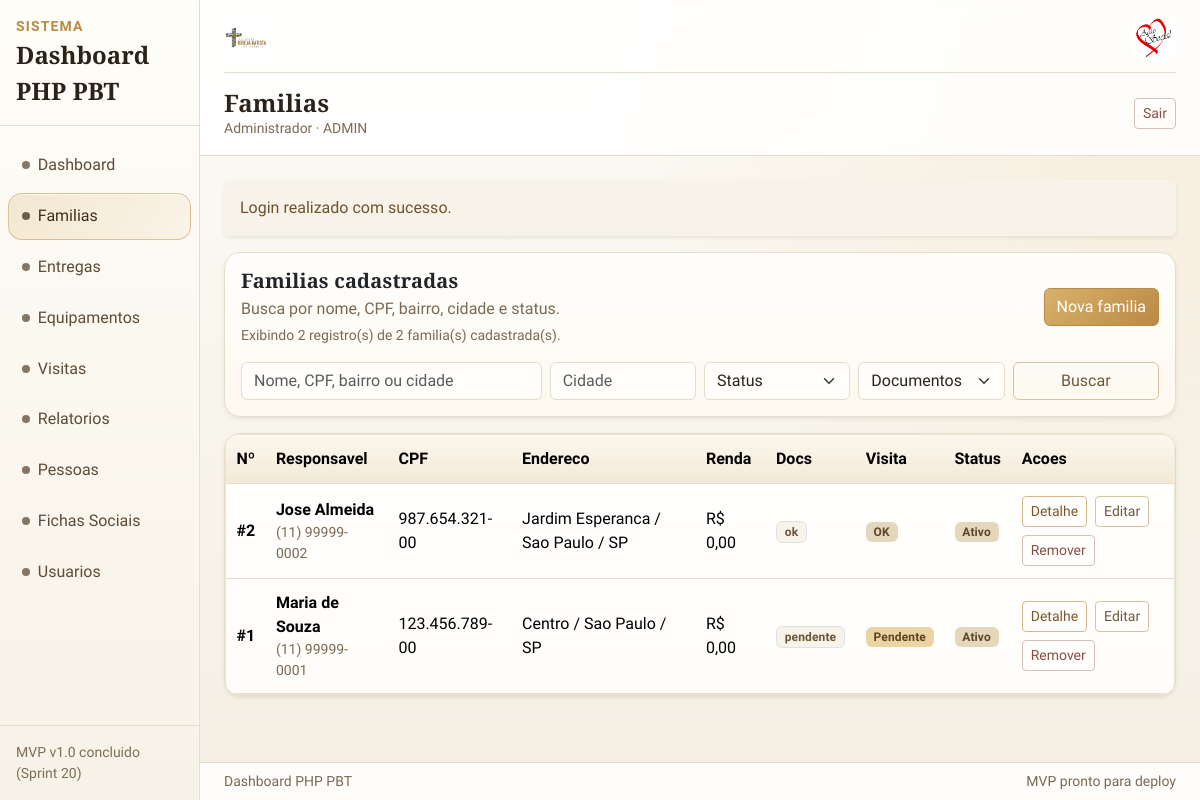
The app's page /families (signed in) with its own data.
### tables this page shows
CREATE TABLE IF NOT EXISTS families (
  id INT AUTO_INCREMENT PRIMARY KEY,
  responsible_name VARCHAR(160) NOT NULL,
  cpf_responsible VARCHAR(14) NULL UNIQUE,
  rg_responsible VARCHAR(20) NULL,
  birth_date DATE NULL,
  phone VARCHAR(20) NULL,
  marital_status VARCHAR(30) NULL,
  education_level VARCHAR(40) NULL,
  professional_status VARCHAR(40) NULL,
  profession_detail VARCHAR(120) NULL,
  cep VARCHAR(10) NULL,
  address VARCHAR(200) NULL,
  address_number VARCHAR(20) NULL,
  address_complement VARCHAR(120) NULL,
  neighborhood VARCHAR(80) NULL,
  city VARCHAR(80) NULL,
  state CHAR(2) NULL,
  location_reference VARCHAR(200) NULL,
  housing_type VARCHAR(60) NULL,
  adults_count INT NOT NULL DEFAULT 0,
  workers_count INT NOT NULL DEFAULT 0,
  family_income_total DECIMAL(10,2) NOT NULL DEFAULT 0,
  children_count INT NOT NULL DEFAULT 0,
  documentation_status VARCHAR(30) NOT NULL DEFAULT 'ok',
  documentation_notes TEXT NULL,
  needs_visit TINYINT(1) NOT NULL DEFAULT 0,
  general_notes TEXT NULL,
  is_active TINYINT(1) NOT NULL DEFAULT 1,
  created_at DATETIME NOT NULL DEFAULT CURRENT_TIMESTAMP,
  updated_at DATETIME NULL DEFAULT NULL ON UPDATE CURRENT_TIMESTAMP,
  INDEX idx_families_responsible_name (responsible_name),
  INDEX idx_families_city_neighborhood (city, neighborhood),
  INDEX idx_families_documentation_status (documentation_status),
  INDEX idx_families_needs_visit (needs_visit),
  INDEX idx_families_is_active (is_active),
  INDEX idx_families_updated_at (updated_at)
);

### app/Core/View.php (called while the page is built, shortened)
<?php
final class View
{
    public static function render(string $view, array $data = []): void
    {
        if (array_key_exists('_layout', $data)) {
            unset($data['_layout']);
        }
        $viewPath = self::resolvePath($view);
        extract($data, EXTR_SKIP);
        require $viewPath;
    }
    private static function resolvePath(string $view): string
    {
        return dirname(__DIR__) . DIRECTORY_SEPARATOR . 'Views' . DIRECTORY_SEPARATOR
            . str_replace('.', DIRECTORY_SEPARATOR, $view) . '.php';
    }
}

### app/Controllers/FamilyController.php (called while the page is built, shortened)
<?php
final class FamilyController
{
    public function index(): void
    {
        $filters = [
            'q' => trim((string) ($_GET['q'] ?? '')),
            'city' => trim((string) ($_GET['city'] ?? '')),
            'status' => trim((string) ($_GET['status'] ?? '')),
            'documentation_status' => trim((string) ($_GET['documentation_status'] ?? '')),
        ];
        try {
            $families = $this->familyModel()->search($filters);
            $filteredTotal = $this->familyModel()->count($filters);
            $overallTotal = $this->familyModel()->count();
        } catch (Throwable $exception) {
            $families = [];
            $filteredTotal = 0;
            $overallTotal = 0;
        }
        View::render('families.index', [
            '_layout' => 'layouts.app',
            'appName' => (string) ($this->container->get('config')['app']['name'] ?? 'Dashboard PHP PBT'),
            'pageTitle' => 'Familias',
            'activeMenu' => 'familias',
            'authUser' => Session::get('auth_user', []),
            'families' => $families,
            'filters' => $filters,
            'filteredTotal' => $filteredTotal,
            'overallTotal' => $overallTotal,
            'success' => Session::consumeFlash('success'),
            'error' => Session::consumeFlash('error'),
        ]);
    }
    private function familyModel(): FamilyModel
    {
        $pdo = $this->container->get('db');
        return new FamilyModel($pdo);
    }
}

### config/routes.php (called while the page is built, shortened)
<?php
return static function (Router $router, Container $container): void {
    $authOnly = static function (callable $action): void {
        (new AuthMiddleware())->handle($action);
    };
    $familyView = static function (callable $action): void {
        (new AuthMiddleware())->handle(static function () use ($action): void {
            (new PermissionMiddleware())->handle('families.view', $action);
        });
    };
    $router->get('/', static function () use ($container): void {
        if (\App\Core\Session::has('auth_user')) {
            \App\Core\Response::redirect('/dashboard');
        }
        \App\Core\Response::redirect('/login');
    });
    $router->get('/health', static function (): void {
        header('Content-Type: application/json; charset=utf-8');
        echo json_encode([
            'status' => 'ok',
            'app' => 'dashboard_php_pbt',
            'time' => date('c'),
        ], JSON_UNESCAPED_UNICODE | JSON_UNESCAPED_SLASHES);
    });
    $router->get('/api/cep', static function () use ($container, $authOnly): void {
        $authOnly(static function () use ($container): void {
            (new CepController($container))->lookup();
        });
    });
    $router->get('/login', static function () use ($container): void {
        (new AuthController($container))->showLogin();
    });
    $router->post('/login', static function () use ($container): void {
        (new AuthController($container))->login();
    });
    $router->get('/forgot-password', static function () use ($container): void {
        (new AuthController($container))->showForgotPassword();
    });
    $router->post('/forgot-password', static function () use ($container): void {
        (new AuthController($container))->requestPasswordReset();
    });
    $router->get('/reset-password', static function () use ($container): void {
        (new AuthController($container))->showResetPassword();
    });
    $router->post('/reset-password', static function () use ($container): void {
        (new AuthController($container))->resetPassword();
    });
    $router->post('/logout', static function () use ($container): void {
        (new AuthController($container))->logout();
    });
    $router->get('/logout', static function () use ($container): void {
        (new AuthController($container))->logout();
    });
    $router->get('/dashboard', static function () use ($container, $authOnly): void {
        $authOnly(static function () use ($container): void {
            (new DashboardController($container))->index();
        });
    });
    $router->get('/families', static function () use ($container, $familyView): void {
        $familyView(static function () use ($container): void {
            (new FamilyController($container))->index();
        });
    });
};

### app/Middlewares/PermissionMiddleware.php (called while the page is built, shortened)
<?php
final class PermissionMiddleware
{
    public function handle(string $permission, callable $next): void
    {
        $next();
    }
}

### app/Middlewares/AuthMiddleware.php (called while the page is built, shortened)
<?php
final class AuthMiddleware
{
    public function handle(callable $next): void
    {
        $next();
    }
}

### app/Core/Router.php (called while the page is built, shortened)
<?php
final class Router
{
    private array $routes = [
        'GET' => [],
        'POST' => [],
    ];
    public function dispatch(string $method, string $uri): void
    {
        $path = $this->normalizePath(parse_url($uri, PHP_URL_PATH) ?: '/');
        $method = strtoupper($method);
        $handler = $this->routes[$method][$path] ?? null;
        $handler();
    }
    private function map(string $method, string $path, callable $handler): void
    {
        $this->routes[$method][$this->normalizePath($path)] = $handler;
    }
    private function normalizePath(string $path): string
    {
        $normalized = '/' . trim($path, '/');
        return $normalized === '//' ? '/' : $normalized;
    }
}

### public/index.php (called while the page is built, shortened)
<?php
$basePath = dirname(__DIR__);
$container = new Container();
$container->set('config', [
    'app' => require $basePath . '/config/app.php',
    'database' => require $basePath . '/config/database.php',
]);
$container->set('db', static function (Container $container) {
    $config = $container->get('config');
    return Database::connect($config['database']);
});
$router = new Router();
$routes = require $basePath . '/config/routes.php';
$router->dispatch($_SERVER['REQUEST_METHOD'] ?? 'GET', $_SERVER['REQUEST_URI'] ?? '/');

### app/Models/FamilyModel.php (called while the page is built, shortened)
<?php
final class FamilyModel
{
    public function search(array $filters): array
    {
        $sql = 'SELECT
                    id, responsible_name, cpf_responsible, phone,
                    neighborhood, city, state, family_income_total,
                    children_count, documentation_status, needs_visit, is_active, updated_at
                FROM families
                WHERE 1=1';
        $params = [];
        $sql .= $this->buildFilterSql($filters, $params);
        $sql .= ' ORDER BY responsible_name ASC, id DESC LIMIT 200';
        $stmt = $this->pdo->prepare($sql);
        $stmt->execute($params);
        $rows = $stmt->fetchAll();
        return is_array($rows) ? $rows : [];
    }
    public function count(array $filters = []): int
    {
        $sql = 'SELECT COUNT(*) AS total FROM families WHERE 1=1';
        $params = [];
        $sql .= $this->buildFilterSql($filters, $params);
        $stmt = $this->pdo->prepare($sql);
        $stmt->execute($params);
        $row = $stmt->fetch();
        return (int) ($row['total'] ?? 0);
    }
    private function buildFilterSql(array $filters, array &$params): string
    {
        $sql = '';
        $q = trim((string) ($filters['q'] ?? ''));
        $city = trim((string) ($filters['city'] ?? ''));
        $status = trim((string) ($filters['status'] ?? ''));
        $docStatus = trim((string) ($filters['documentation_status'] ?? ''));
        return $sql;
    }
}

### app/Views/families/index.php (the view, shortened to what this page needs)
<?php
$filters = is_array($filters ?? null) ? $filters : [];
$filteredTotal = (int) ($filteredTotal ?? 0);
$overallTotal = (int) ($overallTotal ?? 0);
?>
<?php if (!empty($success)) : ?>
    <div class="alert alert-success shadow-sm border-0"><?= htmlspecialchars((string) $success, ENT_QUOTES, 'UTF-8') ?></div>
<?php endif; ?>
<div class="card border-0 shadow-sm mb-3">
    <div class="card-body">
        <div class="d-flex flex-column flex-md-row justify-content-between align-items-md-center gap-2 mb-3">
            <div>
                <h2 class="h5 mb-1">Familias cadastradas</h2>
                <p class="text-secondary mb-0">Busca por nome, CPF, bairro, cidade e status.</p>
                <div class="small text-secondary mt-1">
                    Exibindo <?= $filteredTotal ?> registro(s) de <?= $overallTotal ?> familia(s) cadastrada(s).
                </div>
            </div>
            <a class="btn btn-teal text-white" href="/families/create">Nova familia</a>
        </div>
        <form method="get" action="/families" class="row g-2">
            <div class="col-12 col-lg-4">
                <input type="text" name="q" class="form-control" placeholder="Nome, CPF, bairro ou cidade" value="<?= htmlspecialchars((string) ($filters['q'] ?? ''), ENT_QUOTES, 'UTF-8') ?>">
            </div>
            <div class="col-6 col-lg-2">
                <input type="text" name="city" class="form-control" placeholder="Cidade" value="<?= htmlspecialchars((string) ($filters['city'] ?? ''), ENT_QUOTES, 'UTF-8') ?>">
            </div>
            <div class="col-6 col-lg-2">
                <select name="status" class="form-select">
                    <option value="">Status</option>
                </select>
            </div>
            <div class="col-6 col-lg-2">
                <select name="documentation_status" class="form-select">
                    <option value="">Documentos</option>
                </select>
            </div>
            <div class="col-6 col-lg-2 d-grid">
                <button type="submit" class="btn btn-outline-secondary">Buscar</button>
            </div>
        </form>
    </div>
</div>
<div class="card border-0 shadow-sm">
    <div class="table-responsive">
        <table class="table align-middle mb-0">
            <thead>
                <tr>
                    <th>Nº</th>
                    <th>Responsavel</th>
                    <th>CPF</th>
                    <th>Endereco</th>
                    <th>Renda</th>
                    <th>Docs</th>
                    <th>Visita</th>
                    <th>Status</th>
                    <th>Acoes</th>
                </tr>
            </thead>
            <tbody>
            <?php if (empty($families)) : ?>
                <tr>
                    <td colspan="9" class="text-secondary p-4">Nenhuma familia encontrada.</td>
                </tr>
            <?php else : ?>
                <?php foreach ($families as $family) : ?>
                    <?php
                    $id = (int) ($family['id'] ?? 0);
                    $parts = array_filter([
                        (string) ($family['neighborhood'] ?? ''),
                        (string) ($family['city'] ?? ''),
                        (string) ($family['state'] ?? ''),
                    ]);
                    ?>
                    <tr>
                        <td class="fw-semibold">#<?= $id ?></td>
                        <td>
                            <div class="fw-semibold"><?= htmlspecialchars((string) ($family['responsible_name'] ?? ''), ENT_QUOTES, 'UTF-8') ?></div>
                            <div class="small text-secondary"><?= htmlspecialchars((string) ($family['phone'] ?? ''), ENT_QUOTES, 'UTF-8') ?></div>
                        </td>
                        <td><?= htmlspecialchars((string) ($family['cpf_responsible'] ?? '-'), ENT_QUOTES, 'UTF-8') ?></td>
                        <td><?= htmlspecialchars($parts ? implode(' / ', $parts) : '-', ENT_QUOTES, 'UTF-8') ?></td>
                        <td>R$ <?= number_format((float) ($family['family_income_total'] ?? 0), 2, ',', '.') ?></td>
                        <td><span class="badge text-bg-light border"><?= htmlspecialchars((string) ($family['documentation_status'] ?? 'ok'), ENT_QUOTES, 'UTF-8') ?></span></td>
                        <td>
                            <?= ((int) ($family['needs_visit'] ?? 0) === 1)
                                ? '<span class="badge text-bg-warning">Pendente</span>'
                                : '<span class="badge text-bg-success">OK</span>' ?>
                        </td>
                        <td>
                            <?= ((int) ($family['is_active'] ?? 0) === 1)
                                ? '<span class="badge text-bg-success">Ativo</span>'
                                : '<span class="badge text-bg-danger">Inativo</span>' ?>
                        </td>
                        <td>
                            <div class="d-flex flex-wrap gap-2">
                                <a class="btn btn-sm btn-outline-primary" href="/families/show?id=<?= $id ?>">Detalhe</a>
                                <a class="btn btn-sm btn-outline-secondary" href="/families/edit?id=<?= $id ?>">Editar</a>
                                <form method="post" action="/families/delete?id=<?= $id ?>" class="m-0" onsubmit="return confirm('Remover familia? Esta acao exclui membros e criancas vinculados.');">
                                    <button type="submit" class="btn btn-sm btn-outline-danger">Remover</button>
                                </form>
                            </div>
                        </td>
                    </tr>
                <?php endforeach; ?>
            <?php endif; ?>
            </tbody>
        </table>
    </div>
</div>

### records on screen
families: id "2", responsible_name "Jose Almeida", phone "(11) 99999-0002", cpf_responsible "987.654.321-00", parts "Jardim Esperanca / Sao Paulo / SP", family_income_total "0,00", documentation_status "ok", needs_visit "OK", is_active "Ativo"
families: id "1", responsible_name "Maria de Souza", phone "(11) 99999-0001", cpf_responsible "123.456.789-00", parts "Centro / Sao Paulo / SP", family_income_total "0,00", documentation_status "pendente", needs_visit "Pendente", is_active "Ativo"

### other values on screen
$layoutAppName "Dashboard PHP PBT"
$item['label'] "Dashboard"
$item['label'] "Familias"
$item['label'] "Entregas"
$item['label'] "Equipamentos"
$item['label'] "Visitas"
$item['label'] "Relatorios"
$item['label'] "Pessoas"
$item['label'] "Fichas Sociais"
$item['label'] "Usuarios"
$layoutTitle "Familias"
$layoutUserName "Administrador"
$layoutUserRole "ADMIN"
$success "Login realizado com sucesso."
$filteredTotal "2"
